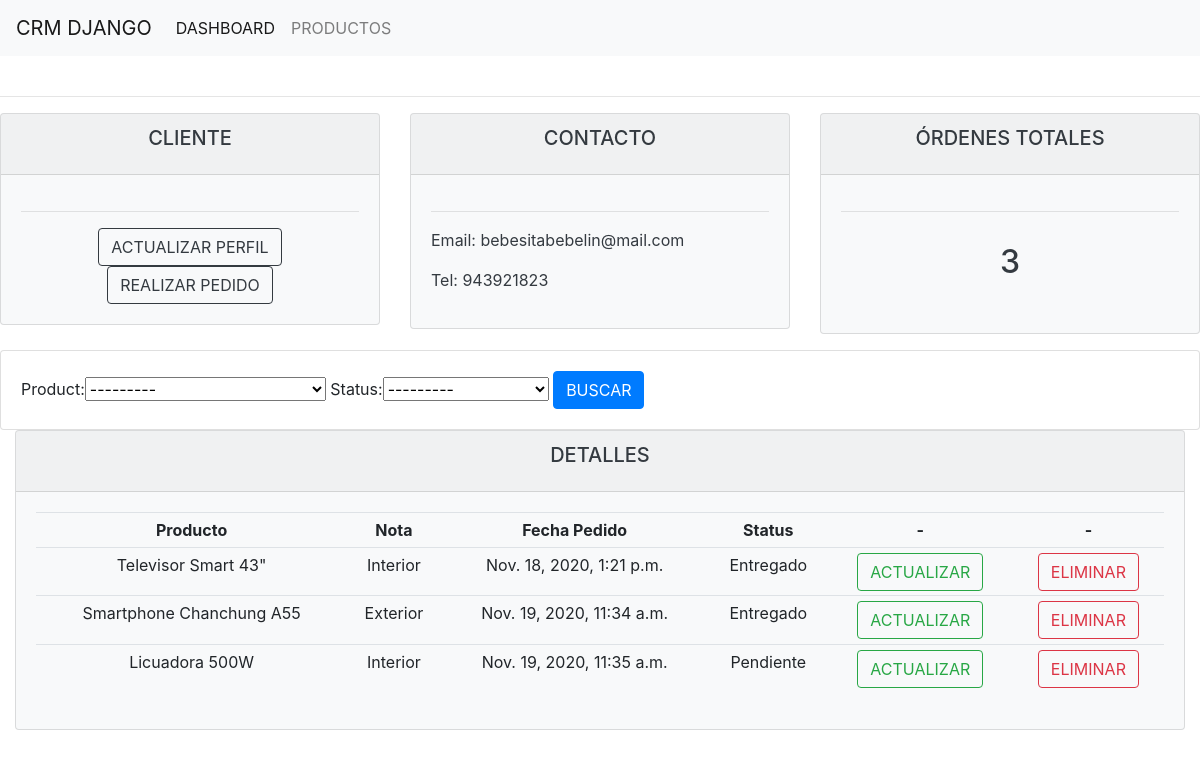
/customer/3/, run on the app's committed database.
### accounts/models.py (models this page shows, shortened)
class Customer(models.Model):
	name = models.CharField(max_length=200, null=True)
	phone = models.CharField(max_length=200, null=True)
	email = models.CharField(max_length=200, null=True)
	date_created = models.DateTimeField(auto_now_add=True, null=True)

class Order(models.Model):
	STATUS = (
			('Pendiente', 'Pendiente'),
			('Listo para Entregar', 'Listo para Entregar'),
			('Entregado', 'Entregado'),
			)
	customer = models.ForeignKey(Customer, null=True, on_delete= models.SET_NULL)
	product = models.ForeignKey(Product, null=True, on_delete= models.SET_NULL)
	date_created = models.DateTimeField(auto_now_add=True, null=True)
	status = models.CharField(max_length=200, null=True, choices=STATUS)
	note = models.CharField(max_length=1000, null=True)

class Product(models.Model):
	CATEGORY = (
			('Interior', 'Interior'),
			('Exterior', 'Exterior'),
			)
	name = models.CharField(max_length=200, null=True)
	price = models.FloatField(null=True)
	category = models.CharField(max_length=200, null=True, choices=CATEGORY)
	description = models.CharField(max_length=200, null=True, blank=True)
	date_created = models.DateTimeField(auto_now_add=True, null=True)
	tags = models.ManyToManyField(Tag)
	def __str__(self):
		return self.name

### accounts/views.py (the view)
# urls.py: path('customer/<str:pk>/', views.customer, name='customer'),
def customer(request,pk):
    customer = Customer.objects.get(id=pk)
    customer_order = customer.order_set.all()
    order_count = customer_order.count()
    myFilter = OrderFilter(request.GET, queryset=customer_order)
    customer_order = myFilter.qs
    context = {'customer':customer, 'customer_order':customer_order, 'order_count':order_count, 'myFilter':myFilter}
    return render(request, 'accounts/customer.html', context)

### accounts/templates/accounts/customer.html
{% extends 'accounts/main.html' %}
{% block content %}
<div class="main">
    <div class="row">
        <div class="col-md">
            <div class="card text-center text-dark bg-light  mb-3">
                  <div class="card-header">
                      <h5 class="card-title">CLIENTE</h5>
                  </div>
                  <div class="card-body">
                        <hr>
                        <td><a href="" type="button" class="btn btn-outline-dark">ACTUALIZAR PERFIL</a></td>
                        <td><a href="{% url 'create_order' customer.id %}" type="button" class="btn btn-outline-dark">REALIZAR PEDIDO</a></td>
                  </div>
            </div>
        </div>
        <div class="col-md">
            <div class="card text-center text-dark bg-light  mb-3">
                  <div class="card-header">
                      <h5 class="card-title">CONTACTO</h5>
                  </div>
                  <div class="card-body text-left">
                        <hr>
                        <p>Email: {{customer.email}}</p>
			            <p>Tel: {{customer.phone}}</p>
                  </div>
            </div>
        </div>
        <div class="col-md">
            <div class="card text-center text-dark bg-light  mb-3">
                <div class="card-header">
                    <h5 class="card-title">ÓRDENES TOTALES</h5>
                </div>
                <div class="card-body">
                    <hr>
                    <h1 style="text-align: center;padding: 10px">{{order_count}}</h1>
                </div>
            </div>
        </div>
    </div>
    <div class="row">
        <div class="col">
            <div class="card card-body">
                <form method="GET">
                    {{myFilter.form}}
                    <button class="btn btn-primary" type="submit">BUSCAR</button>
                </form>
            </div>
        </div>
    </div>
    <div class="row">
        <div class="col">
            <div class="col-md">
                <div class="card text-center text-dark bg-light  mb-3">
                      <div class="card-header">
                          <h5 class="card-title">DETALLES</h5>
                      </div>
                      <div class="card-body">
                        <table class="table table-sm">
                            <tr>
                                <th>Producto</th>
					            <th>Nota</th>
					            <th>Fecha Pedido</th>
					            <th>Status</th>
					            <th>-</th>
					            <th>-</th>
                            </tr>
                            {% for i in customer_order %}
                            <tr>
                                <td>{{i.product}}</td>
                                <td>{{i.product.category}}</td>
                                <td>{{i.date_created}}</td>
                                <td>{{i.status}}</td>
                                <td><a href="{% url 'update_order' i.id %}" class="btn btn-outline-success" tabindex="-1" role="button" aria-disabled="true">ACTUALIZAR</a></td>
                                <td><a href="{% url 'delete_order' i.id %}" class="btn btn-outline-danger" tabindex="-1" role="button" aria-disabled="true">ELIMINAR</a></td>
                            </tr>
                            {% endfor %}
                        </table>
                      </div>
                </div>
            </div>
        </div>
    </div>
</div>
{% endblock %}

### data on the page
Customer: email "bebesitabebelin@mail.com", phone "943921823"
Order: product "Televisor Smart 43\"", product.category "Interior", date_created "Nov. 18, 2020, 1:21 p.m.", status "Entregado"
Order: product "Smartphone Chanchung A55", product.category "Exterior", date_created "Nov. 19, 2020, 11:34 a.m.", status "Entregado"
Order: product "Licuadora 500W", product.category "Interior", date_created "Nov. 19, 2020, 11:35 a.m.", status "Pendiente"

### other printed values
{{ order_count }} "3"
